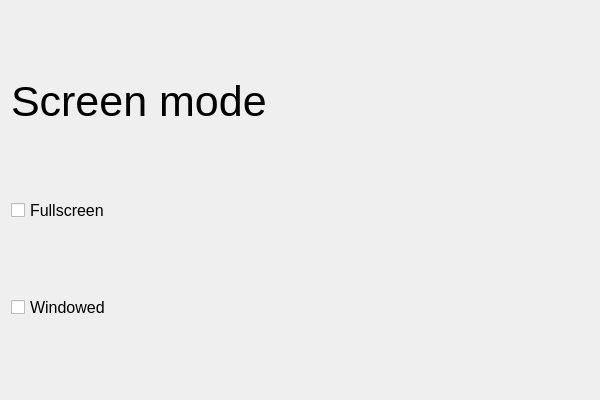
<?xml version="1.0" encoding="UTF-8"?>
<ui version="4.0">
 <class>ScreenModeSettingsWidgetClass</class>
 <widget class="QFrame" name="ScreenModeSettingsWidgetClass">
  <property name="geometry">
   <rect>
    <x>0</x>
    <y>0</y>
    <width>600</width>
    <height>400</height>
   </rect>
  </property>
  <property name="windowTitle">
   <string>ScreenModeSettingsWidget</string>
  </property>
  <layout class="QVBoxLayout" name="verticalLayout">
   <item>
    <widget class="QLabel" name="screenModeLabel">
     <property name="sizePolicy">
      <sizepolicy hsizetype="Preferred" vsizetype="Fixed">
       <horstretch>0</horstretch>
       <verstretch>0</verstretch>
      </sizepolicy>
     </property>
     <property name="font">
      <font>
       <pointsize>32</pointsize>
      </font>
     </property>
     <property name="text">
      <string>Screen mode</string>
     </property>
    </widget>
   </item>
   <item>
    <widget class="QCheckBox" name="screenModeFullscreenCheckBox">
     <property name="font">
      <font>
       <pointsize>12</pointsize>
      </font>
     </property>
     <property name="text">
      <string>Fullscreen</string>
     </property>
     <property name="autoExclusive">
      <bool>true</bool>
     </property>
    </widget>
   </item>
   <item>
    <widget class="QCheckBox" name="screenModeWindowedCheckBox">
     <property name="font">
      <font>
       <pointsize>12</pointsize>
      </font>
     </property>
     <property name="text">
      <string>Windowed</string>
     </property>
     <property name="autoExclusive">
      <bool>true</bool>
     </property>
    </widget>
   </item>
  </layout>
 </widget>
 <layoutdefault spacing="6" margin="11"/>
 <resources/>
 <connections/>
</ui>
